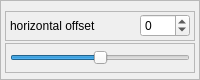
                              <widget class="QFrame" name="frame_2">
                               <property name="maximumSize">
                                <size>
                                 <width>16777215</width>
                                 <height>80</height>
                                </size>
                               </property>
                               <property name="frameShape">
                                <enum>QFrame::StyledPanel</enum>
                               </property>
                               <property name="frameShadow">
                                <enum>QFrame::Raised</enum>
                               </property>
                               <layout class="QVBoxLayout" name="verticalLayout_9">
                                <property name="spacing">
                                 <number>0</number>
                                </property>
                                <property name="leftMargin">
                                 <number>4</number>
                                </property>
                                <property name="topMargin">
                                 <number>8</number>
                                </property>
                                <property name="rightMargin">
                                 <number>4</number>
                                </property>
                                <property name="bottomMargin">
                                 <number>4</number>
                                </property>
                                <item>
                                 <widget class="QFrame" name="frame_12">
                                  <property name="minimumSize">
                                   <size>
                                    <width>0</width>
                                    <height>0</height>
                                   </size>
                                  </property>
                                  <property name="maximumSize">
                                   <size>
                                    <width>16777215</width>
                                    <height>30</height>
                                   </size>
                                  </property>
                                  <property name="frameShape">
                                   <enum>QFrame::StyledPanel</enum>
                                  </property>
                                  <property name="frameShadow">
                                   <enum>QFrame::Raised</enum>
                                  </property>
                                  <layout class="QHBoxLayout" name="horizontalLayout_14">
                                   <property name="leftMargin">
                                    <number>4</number>
                                   </property>
                                   <property name="topMargin">
                                    <number>1</number>
                                   </property>
                                   <property name="rightMargin">
                                    <number>4</number>
                                   </property>
                                   <property name="bottomMargin">
                                    <number>1</number>
                                   </property>
                                   <item>
                                    <widget class="QLabel" name="label_13">
                                     <property name="text">
                                      <string>horizontal offset</string>
                                     </property>
                                    </widget>
                                   </item>
                                   <item>
                                    <widget class="QSpinBox" name="imgHOffsetSpinbox">
                                     <property name="maximumSize">
                                      <size>
                                       <width>50</width>
                                       <height>16777215</height>
                                      </size>
                                     </property>
                                     <property name="minimum">
                                      <number>-100</number>
                                     </property>
                                     <property name="maximum">
                                      <number>100</number>
                                     </property>
                                    </widget>
                                   </item>
                                  </layout>
                                 </widget>
                                </item>
                                <item>
                                 <widget class="QFrame" name="frame_11">
                                  <property name="minimumSize">
                                   <size>
                                    <width>0</width>
                                    <height>0</height>
                                   </size>
                                  </property>
                                  <property name="maximumSize">
                                   <size>
                                    <width>16777215</width>
                                    <height>30</height>
                                   </size>
                                  </property>
                                  <property name="frameShape">
                                   <enum>QFrame::StyledPanel</enum>
                                  </property>
                                  <property name="frameShadow">
                                   <enum>QFrame::Raised</enum>
                                  </property>
                                  <layout class="QHBoxLayout" name="horizontalLayout_3">
                                   <property name="leftMargin">
                                    <number>4</number>
                                   </property>
                                   <property name="topMargin">
                                    <number>1</number>
                                   </property>
                                   <property name="rightMargin">
                                    <number>4</number>
                                   </property>
                                   <property name="bottomMargin">
                                    <number>1</number>
                                   </property>
                                   <item>
                                    <widget class="QSlider" name="imgHOffsetSlider">
                                     <property name="minimum">
                                      <number>-100</number>
                                     </property>
                                     <property name="maximum">
                                      <number>100</number>
                                     </property>
                                     <property name="orientation">
                                      <enum>Qt::Horizontal</enum>
                                     </property>
                                    </widget>
                                   </item>
                                  </layout>
                                 </widget>
                                </item>
                               </layout>
                              </widget>
